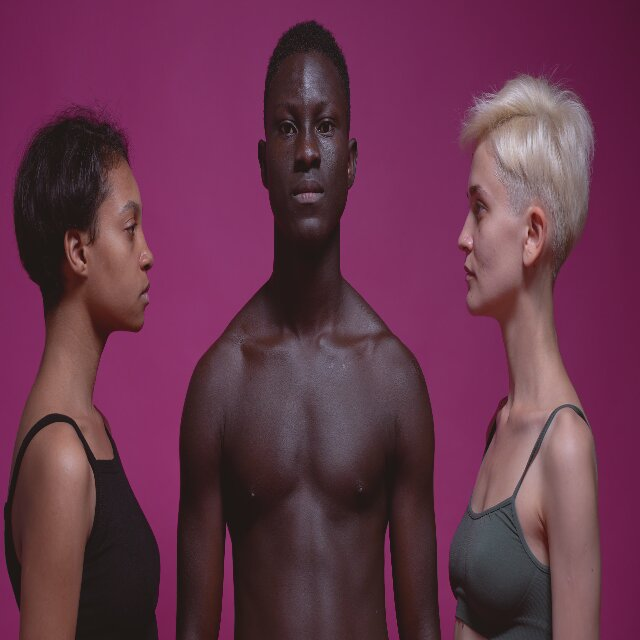
//> input picture test1/frames/frame_00019.jpg, 640 x 640 px; its folder holds only this picture in this run
$ ./face_detection   (built with g++ and OpenCV 4)
//> lines starting //> are read from the running program, lines starting //| are printed output that depends on the picture
#include <opencv2/opencv.hpp>
#include <opencv2/objdetect.hpp>
#include <opencv2/imgproc.hpp>
#include <iostream>
#include <filesystem>
#include <string>
#include <vector>

namespace fs = std::filesystem;

int main(int argc, char* argv[]) {
    // ── Config ────────────────────────────────────────────────────────
    std::string framesDir   = "frames";
    std::string outputDir   = "output";
    std::string cascadePath = "data/haarcascade_frontalface_default.xml";

    // Allow command-line override
    if (argc > 1) framesDir   = argv[1];
    if (argc > 2) outputDir   = argv[2];
    if (argc > 3) cascadePath = argv[3];

    // ── Load Haar Cascade ─────────────────────────────────────────────
    cv::CascadeClassifier faceCascade;
    if (!faceCascade.load(cascadePath)) {
        std::cerr << "❌ Error: Could not load cascade: " << cascadePath << std::endl;
        return -1;
    }
    std::cout << "✅ Loaded Haar Cascade: " << cascadePath << std::endl;

    // ── Create Output Directory ───────────────────────────────────────
    fs::create_directories(outputDir);

    // ── Process Each Frame ────────────────────────────────────────────
    int frameCount   = 0;
    int faceCount    = 0;
    int detectedFrames = 0;

    std::vector<fs::path> frameFiles;
    for (const auto& entry : fs::directory_iterator(framesDir)) {
        if (entry.path().extension() == ".jpg" ||
            entry.path().extension() == ".jpeg" ||
            entry.path().extension() == ".png") {
            frameFiles.push_back(entry.path());
        }
    }

    // Sort frames in order
    std::sort(frameFiles.begin(), frameFiles.end());
    std::cout << "📂 Found " << frameFiles.size() << " frames in: " << framesDir << std::endl;

    for (const auto& framePath : frameFiles) {
        cv::Mat frame = cv::imread(framePath.string());
//> frame is the input picture: 640 rows x 640 cols, CV_8UC3; mean B, G, R 75.6, 52.7, 102.6
        if (frame.empty()) {
            std::cerr << "⚠️  Could not read: " << framePath << std::endl;
            continue;
        }

        frameCount++;

        // Convert to grayscale for detection
        cv::Mat gray;
        cv::cvtColor(frame, gray, cv::COLOR_BGR2GRAY);
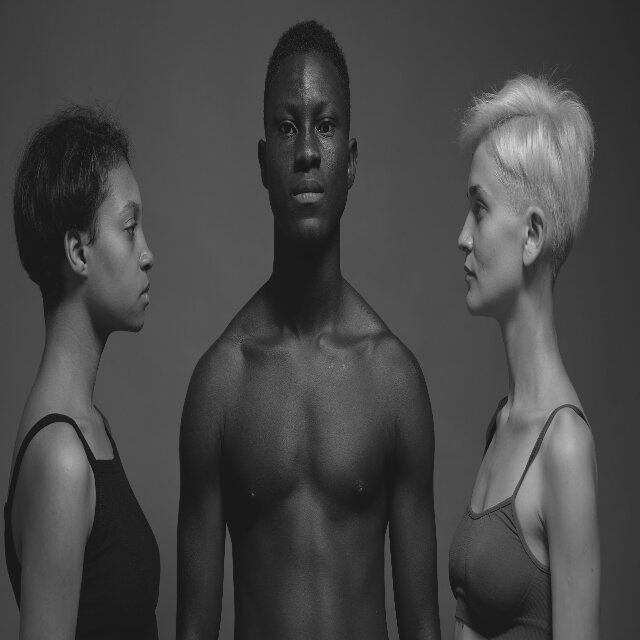
//> gray: 640 rows x 640 cols, CV_8UC1; min 11, max 214, mean 70.2
        cv::equalizeHist(gray, gray);
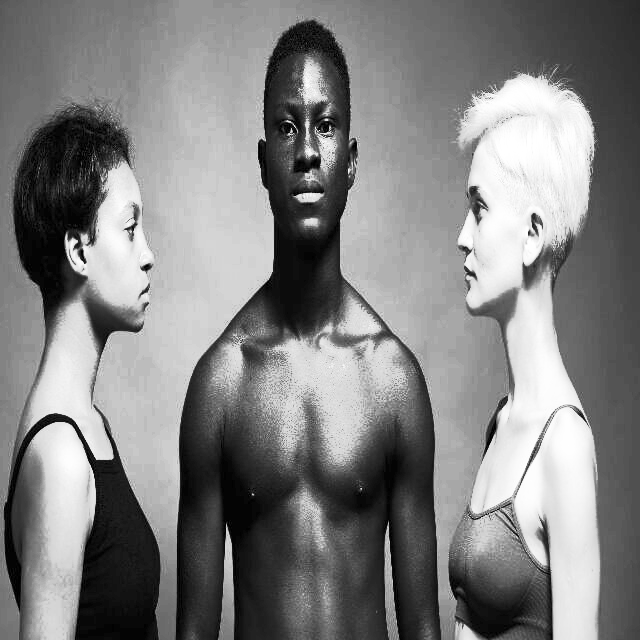
//> gray: 640 rows x 640 cols, CV_8UC1; min 0, max 255, mean 129.2

        // Detect faces
        std::vector<cv::Rect> faces;
        faceCascade.detectMultiScale(
            gray, faces,
            1.1,   // scaleFactor
            4,     // minNeighbors
            0,     // flags
            cv::Size(30, 30)  // minSize
        );
//> faces = empty

        if (!faces.empty()) {
            detectedFrames++;
            std::cout << "🔍 Frame " << frameCount
                      << " (" << framePath.filename().string() << "): "
                      << faces.size() << " face(s) detected" << std::endl;
        }

        // ── Crop & Save Each Detected Face ────────────────────────────
        for (size_t i = 0; i < faces.size(); i++) {
            cv::Rect faceRect = faces[i];

            // Add padding (20%) around face
            int padX = static_cast<int>(faceRect.width  * 0.2);
            int padY = static_cast<int>(faceRect.height * 0.2);

            // Clamp to image bounds
            int x = std::max(0, faceRect.x - padX);
            int y = std::max(0, faceRect.y - padY);
            int w = std::min(frame.cols - x, faceRect.width  + 2 * padX);
            int h = std::min(frame.rows - y, faceRect.height + 2 * padY);

            cv::Rect paddedRect(x, y, w, h);
            cv::Mat  faceCrop = frame(paddedRect);

            // Build output filename: face_frame0001_0.jpg
            char outName[256];
            snprintf(outName, sizeof(outName),
                "%s/face_frame%05d_%zu.jpg",
                outputDir.c_str(), frameCount, i);

            cv::imwrite(outName, faceCrop);
            faceCount++;
        }
//> this loop made 0 passes
//> after the loop, faceCount = 0
    }
//> after the loop, frameCount = 1

    // ── Summary ───────────────────────────────────────────────────────
    std::cout << "\n========== SUMMARY ==========" << std::endl;
    std::cout << "Total frames processed : " << frameCount       << std::endl;
//| Total frames processed : 1
    std::cout << "Frames with faces      : " << detectedFrames   << std::endl;
    std::cout << "Total face crops saved : " << faceCount        << std::endl;
//| Total face crops saved : 0
    std::cout << "Output directory       : " << outputDir        << std::endl;
    std::cout << "==============================" << std::endl;

    return 0;
}

$ run again, on test1/frames/frame_00077.jpg
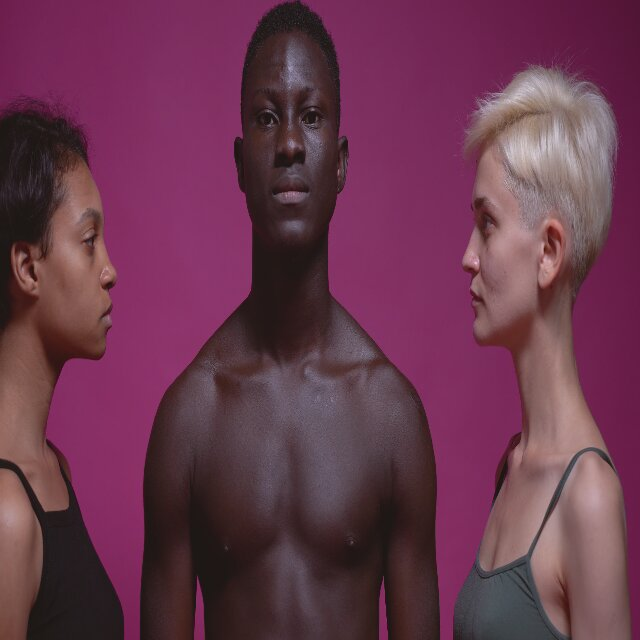
//> input picture test1/frames/frame_00077.jpg, 640 x 640 px
//> frame is the input picture: 640 rows x 640 cols, CV_8UC3; mean B, G, R 78.2, 55.9, 105
//> `cv::cvtColor(frame, gray, cv::COLOR_BGR2GRAY);`:
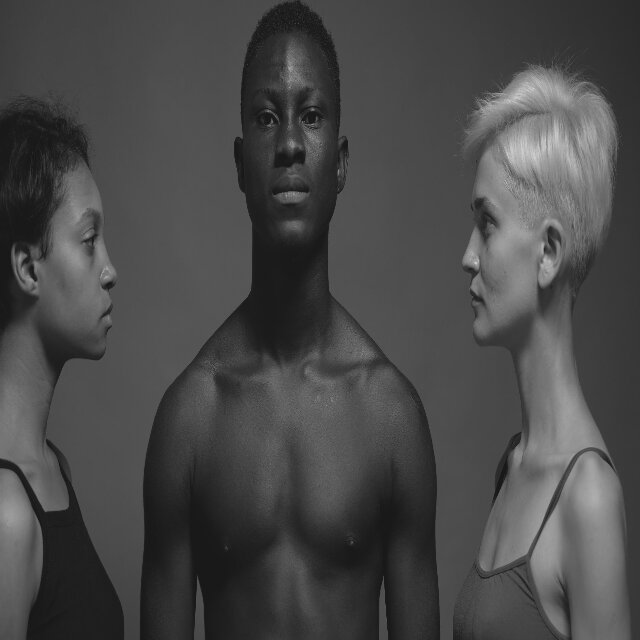
//> gray: 640 rows x 640 cols, CV_8UC1; min 13, max 210, mean 73.1
//> `cv::equalizeHist(gray, gray);`:
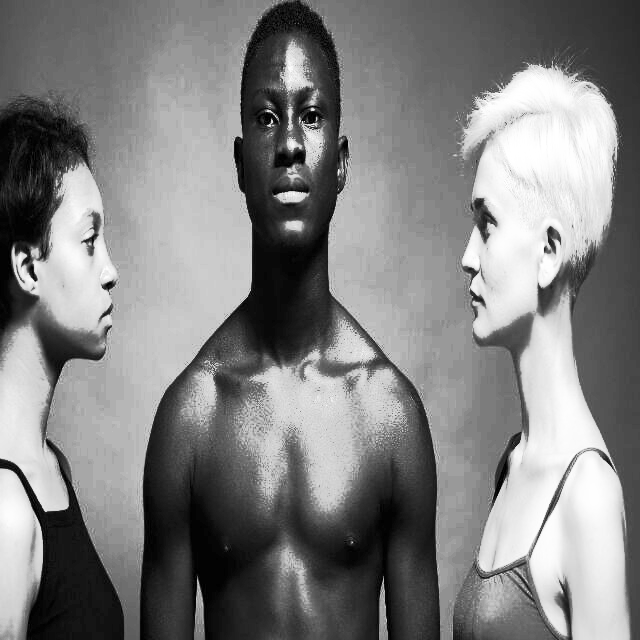
//> gray: 640 rows x 640 cols, CV_8UC1; min 0, max 255, mean 129.2
//> faces = empty
//> after the loop `for (size_t i = 0; i < faces.size(); i++)`: faceCount = 0
//> after the loop `for (const auto& framePath : frameFiles)`: frameCount = 1
//| Total frames processed : 1
//| Total face crops saved : 0

$ run again, on test1/frames/frame_00105.jpg
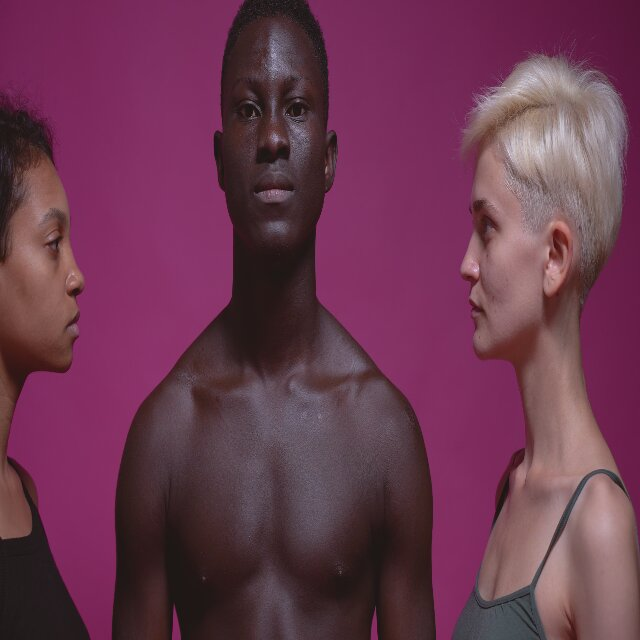
//> input picture test1/frames/frame_00105.jpg, 640 x 640 px
//> frame is the input picture: 640 rows x 640 cols, CV_8UC3; mean B, G, R 80, 56.5, 106.7
//> `cv::cvtColor(frame, gray, cv::COLOR_BGR2GRAY);`:
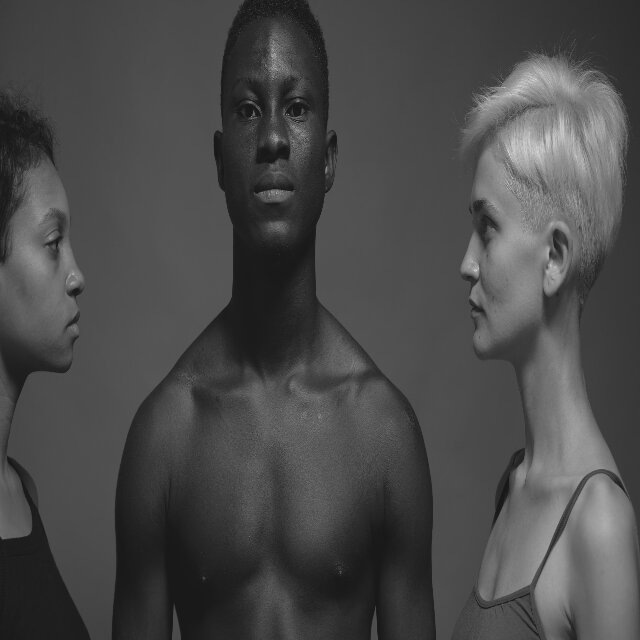
//> gray: 640 rows x 640 cols, CV_8UC1; min 13, max 218, mean 74.2
//> `cv::equalizeHist(gray, gray);`:
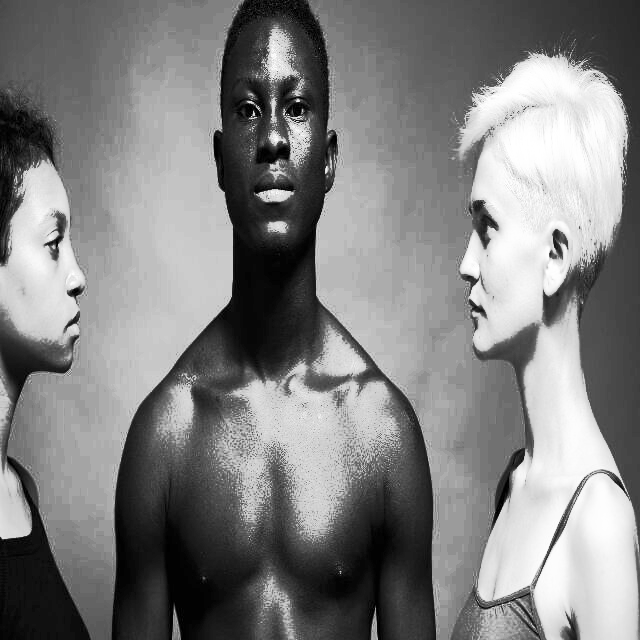
//> gray: 640 rows x 640 cols, CV_8UC1; min 0, max 255, mean 129.5
//> faces = empty
//> after the loop `for (size_t i = 0; i < faces.size(); i++)`: faceCount = 0
//> after the loop `for (const auto& framePath : frameFiles)`: frameCount = 1
//| Total frames processed : 1
//| Total face crops saved : 0
